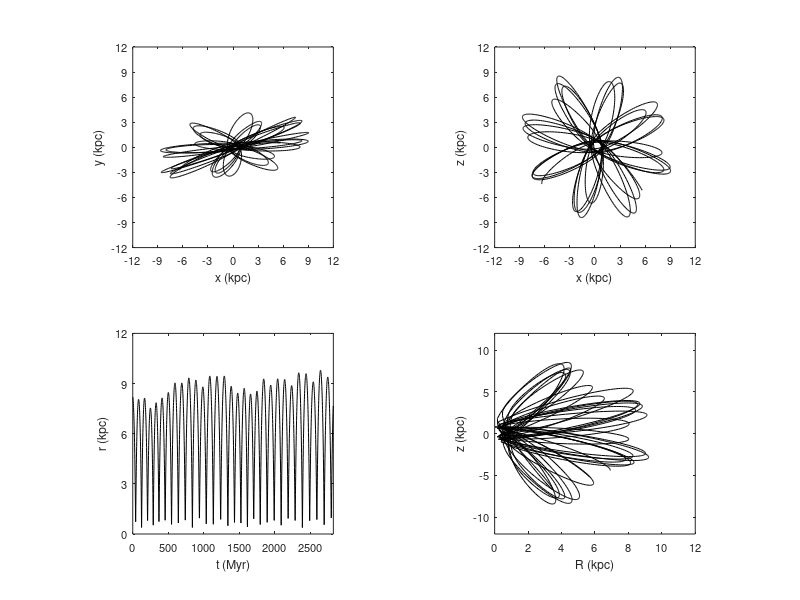

Here is the MATLAB script that generated this plot:
clear all
close all

data = load('ax_coeff.dat');

whitebg('w')

t = data(:,1);

x = data(:,12);
y = data(:,13);
z = data(:,14);

v_x = data(:,15);
v_y = data(:,16);
v_z = data(:,17);

R = sqrt(x.^2+y.^2);
r = sqrt(x.^2+y.^2+z.^2);



subplot(2,2,1), plot(x,y,'k')

xlabel('x (kpc)','fontsize',9)
ylabel('y (kpc)','fontsize',9)
axis([-12 12 -12 12])
set(gca,'xtick',(-12:3:12),'ytick',(-12:3:12),'fontsize',8)
axis square


subplot(2,2,2), plot(x,z,'k')

xlabel('x (kpc)','fontsize',9)
ylabel('z (kpc)','fontsize',9)
axis([-12 12 -12 12])
set(gca,'xtick',(-12:3:12),'ytick',(-12:3:12),'fontsize',8)
axis square


subplot(2,2,3), plot(t,r,'k')

xlabel('t (Myr)','fontsize',9)
ylabel('r (kpc)','fontsize',9)
axis([0 max(t) 0 12])
set(gca,'ytick',(0:3:12),'fontsize',8)
axis square


subplot(2,2,4), plot(R,z,'k')

xlabel('R (kpc)','fontsize',9)
ylabel('z (kpc)','fontsize',9)
axis square
axis([0 12 -12 12])
set(gca,'fontsize',8)



